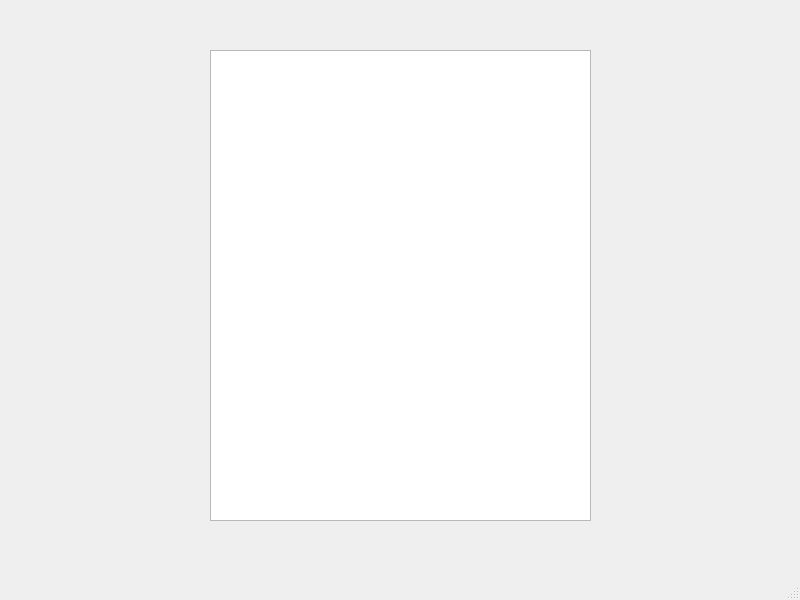
<?xml version="1.0" encoding="UTF-8"?>
<ui version="4.0">
 <class>MainWindow</class>
 <widget class="QMainWindow" name="MainWindow">
  <property name="geometry">
   <rect>
    <x>0</x>
    <y>0</y>
    <width>800</width>
    <height>600</height>
   </rect>
  </property>
  <property name="windowTitle">
   <string>MainWindow</string>
  </property>
  <widget class="QWidget" name="centralwidget">
   <widget class="QListWidget" name="rehs_list">
    <property name="geometry">
     <rect>
      <x>210</x>
      <y>50</y>
      <width>381</width>
      <height>471</height>
     </rect>
    </property>
   </widget>
  </widget>
  <widget class="QMenuBar" name="menubar">
   <property name="geometry">
    <rect>
     <x>0</x>
     <y>0</y>
     <width>800</width>
     <height>18</height>
    </rect>
   </property>
  </widget>
  <widget class="QStatusBar" name="statusbar"/>
 </widget>
 <resources/>
 <connections/>
</ui>
